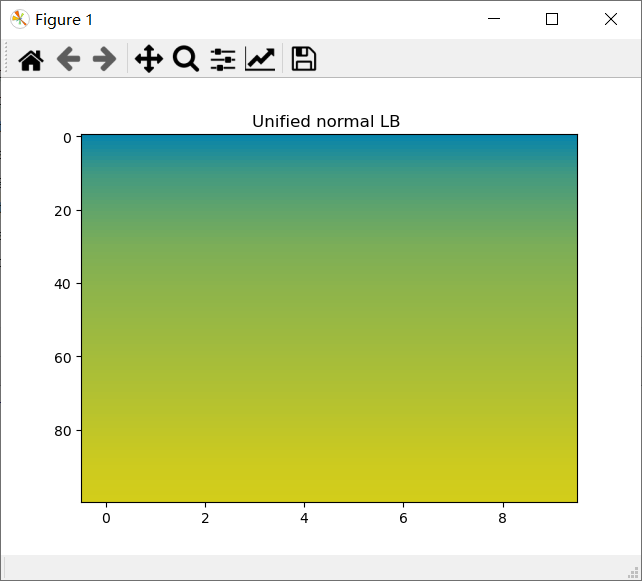
#> input picture processing pictures/all nor LB.png, 642 x 581 px, found by its file name
$ python '总和为一张输出.py'
#> lines starting #> are read from the running program, lines starting #| are printed output that depends on the picture
from matplotlib import pyplot as plt
import matplotlib
import numpy as np
import PIL.Image as Image

plt.subplot(221)
plt.title("all normal LB")
plt.imshow(Image.open(r'D:\大三上\科研/all nor LB.png'))

plt.subplot(222)
plt.title("all normal Levy")
plt.imshow(Image.open(r'D:\大三上\科研/all nor Levy.png'))
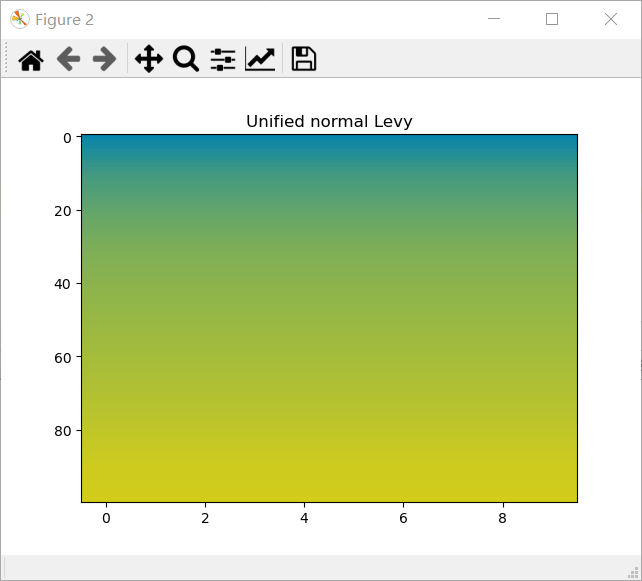
#> input picture processing pictures/all nor Levy.png, 642 x 581 px, found by its file name

plt.subplot(223)
plt.title("self normal LB")
plt.imshow(Image.open(r'D:\大三上\科研/self nor LB.png'))
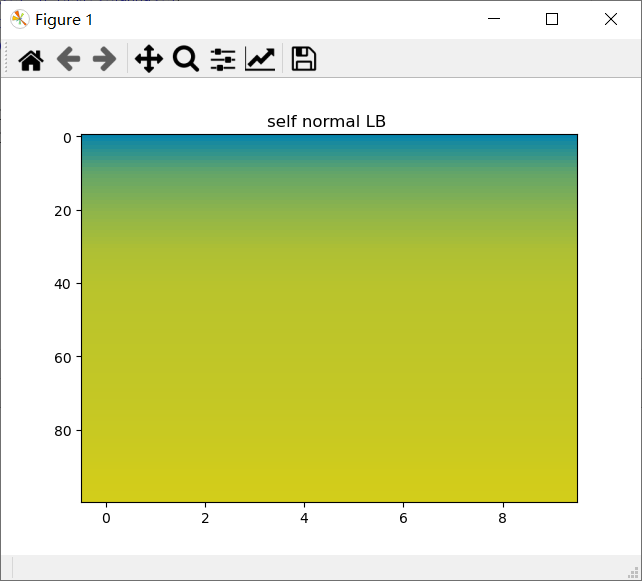
#> input picture processing pictures/self nor LB.png, 642 x 581 px, found by its file name

plt.subplot(224)
plt.title("self normal Levy")
plt.imshow(Image.open(r'D:\大三上\科研/self nor Levy.png'))
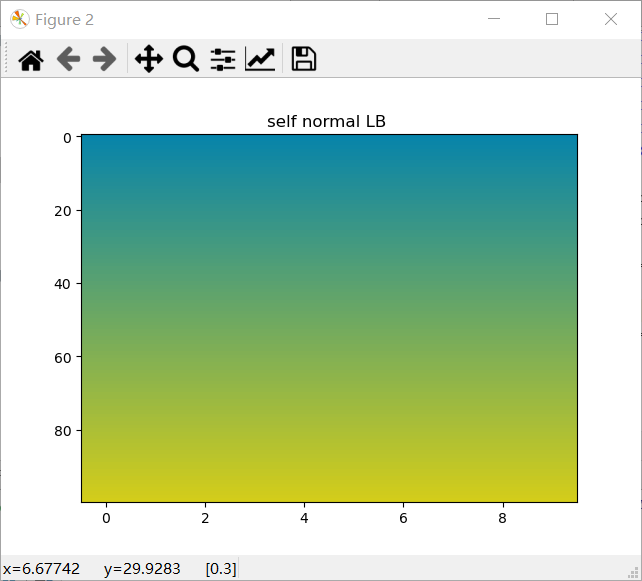
#> input picture processing pictures/self nor Levy.png, 642 x 581 px, found by its file name

plt.show()
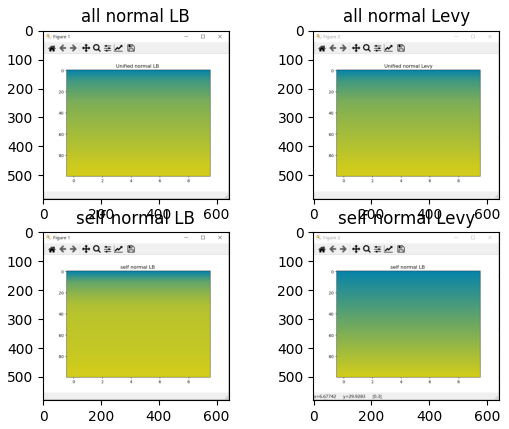
#> figure drawn by matplotlib, 4 panels
